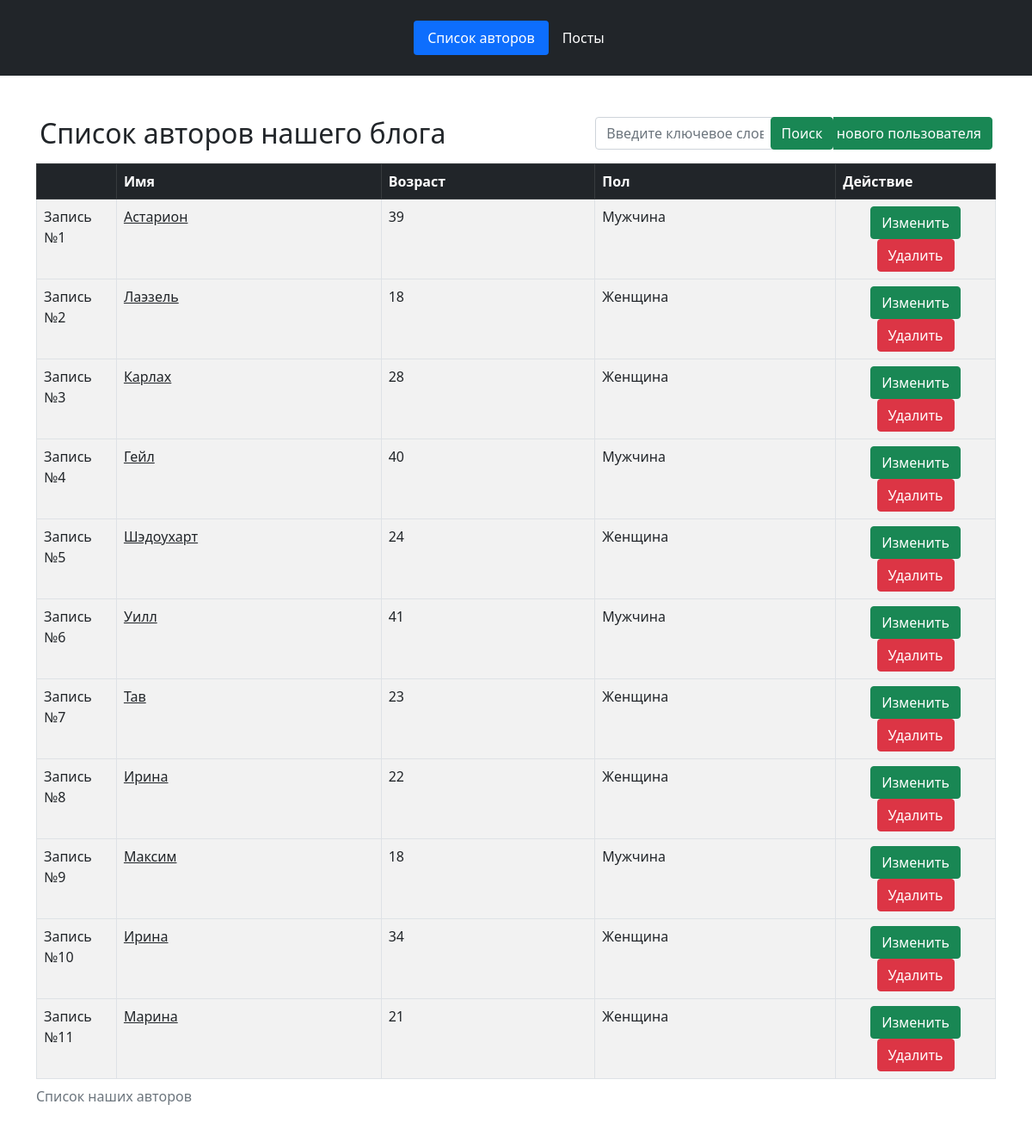
Page /untitled1/index.php on the committed database.
### tables this page shows
CREATE TABLE `users` (
  `id` int NOT NULL,
  `name` text NOT NULL,
  `age` int DEFAULT NULL,
  `gender` tinyint(1) DEFAULT NULL
);

### untitled1/foo.php (called while the page is built, shortened)
<?php
include "config.php";
try {
    if (!empty($_GET['sq'])){
    $searchKeyword = !empty($_GET['sq'])?$_GET['sq']:'';} else $searchKeyword = "";
    $name1 = "%$searchKeyword%";
    $sql = $dbh->prepare("SELECT `users`.`id`, `users`.`name`, `users`.`age`, IF(`users`.`gender` = 1, 'Мужчина', 'Женщина') AS 'gender'
                                FROM `users`
                                WHERE `name` LIKE :name1 OR `age` LIKE :age OR `gender` LIKE :gender");
    $sql->execute(array('name1'=>$name1,'age'=>$name1, 'gender'=>$name1));
    $result = $sql->fetchAll();
} catch (Exception $e) {
    echo "Ошибка при записи данных: " . $e->getMessage();
}

### untitled1/index.php (the view, shortened to what this page needs)
<?php global $result;
include 'config.php';
include "foo.php";
@$searchKeyword = !empty($_GET['sq'])?$_GET['sq']:'';
?>
<!doctype html>
<html lang="en">
  <head>
    <link href="https://cdn.jsdelivr.net/npm/bootstrap@5.0.2/dist/css/bootstrap.min.css" rel="stylesheet">
  </head>
  <body>
  <nav class="navbar navbar-dark bg-dark justify-content-center">
      <header class="d-flex text-dark py-3">
          <ul class="nav nav-pills navbar-dark bg-dark">
              <li class="nav-item text-dark"><a href="index.php" class="nav-link text-white active" aria-current="page">Список авторов</a></li>
              <li class="nav-item text-dark"><a href="posts.php" class="nav-link text-white">Посты</a></li>
          </ul>
      </header>
  </nav>
  <div class="container mt-5 mb-3 clearfix col-md-12">
      <div class="d-flex px-1 ">
          <div class="flex-grow-1 g-2"><h2>Список авторов нашего блога</h2></div>
          <div class="col-3">
              <form class="g-1">
                  <div class="input-group">
                      <input type="text" name="sq" class="form-control" placeholder="Введите ключевое слово..." value="<?=$searchKeyword?>">
                      <div class="input-group-btn col-3">
                          <button class="btn btn-success float-end" type="submit">Поиск</button>
                      </div>
                  </div>
              </form>
          </div>
          <div class="col-2 text-truncate"><button class="btn btn-success float-end" data-bs-toggle="modal" data-bs-target="#create">Добавить нового пользователя</button></div>
      </div>
      <div class="row">
          <div class="col-md-12">
              <table class="table table-striped table-hover table-bordered mt-2">
                  <caption>Список наших авторов</caption>
                  <thead class="table-dark">
                      <th></th>
                      <th>Имя</th>
                      <th>Возраст</th>
                      <th>Пол</th>
                      <th>Действие</th>
                  </thead>
                  <?php
                  if (!empty($result)){ $count = 0;
                      foreach ($result as $res) { $count++;
                      ?>
                  <tbody class="table-striped">
                      <td class="col-1"><?php echo 'Запись №'.$count; ?></td>
                      <td><a href="posts.php?sq=<?=$res['name'] ?> " class="link-dark"><?=$res['name'] ?></a></td>
                      <td><?=$res['age'] ?></td>
                      <td><?=$res['gender'] ?></td>
                      <td class="text-center col-2">
                          <a href="name=<?=$res['id'] ?>" class="btn btn-success" data-bs-toggle="modal" data-bs-target="#edit<?=$res['id'] ?>">Изменить</a>
                          <a href="" class="btn btn-danger" data-bs-toggle="modal" data-bs-target="#delete<?=$res['id'] ?>">Удалить</a>
                      </td>
                  </tbody> <?php } }else{ ?>
                      <tr><td colspan="5">Ничего не найдено...</td></tr>
                      <?php }    ?>
              </table>
          </div>
      </div>
  </div>
  </body>
</html>

### rows in the picture
users: name "Астарион", age "39", gender "Мужчина"
users: name "Лаэзель", age "18", gender "Женщина"
users: name "Карлах", age "28", gender "Женщина"
users: name "Гейл", age "40", gender "Мужчина"
users: name "Шэдоухарт", age "24", gender "Женщина"
users: name "Уилл", age "41", gender "Мужчина"
users: name "Тав", age "23", gender "Женщина"
users: name "Ирина", age "22", gender "Женщина"
users: name "Максим", age "18", gender "Мужчина"
users: name "Ирина", age "34", gender "Женщина"
users: name "Марина", age "21", gender "Женщина"
